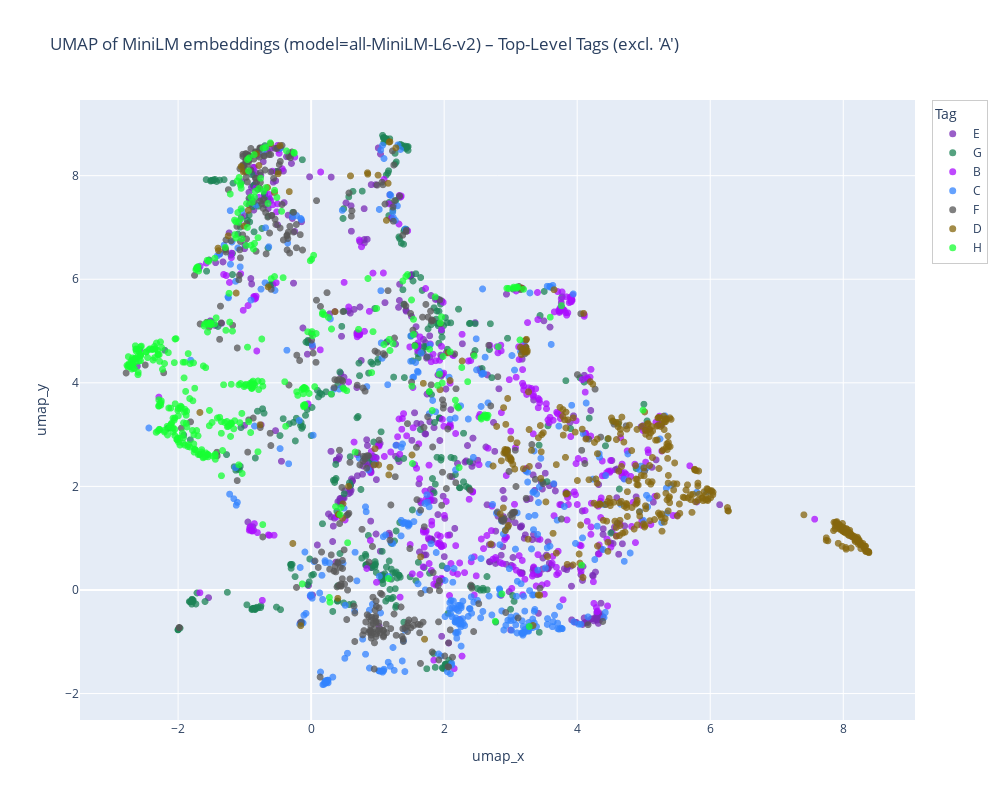

Here is the notebook cell this chart was saved with:
### Markdown cell above
# Top-Level Tag Embedding Visualization (Excluding 'A')
This notebook:

1. Loads MiniLM embeddings for files whose assigned tag is a *top-level* filing tag (no parent) except 'A'.
2. Samples up to `MAX_PER_TAG` items per tag for balance.
3. L2 normalizes embeddings, does PCA (pre-reduction) then UMAP to 2D.
4. Plots an interactive scatter with distinct colors per tag.

If no rows are returned (e.g., env vars / DB not set or tags missing), the notebook will report and skip plotting.

Adjustable knobs near the top: `MAX_PER_TAG`, `PCA_PRECOMP`, and `UMAP_PARAMS`.

### Code cell
if df_vis.empty:
    print("No data available for visualization. Check database connection, model name, or tag filters.")
else:
    # Ensure deterministic color mapping (sorted tags)
    unique_tags = sorted(df_vis['tag'].unique())
    color_discrete_sequence = px.colors.qualitative.Alphabet
    # If more tags than palette length, cycle
    palette = [color_discrete_sequence[i % len(color_discrete_sequence)] for i in range(len(unique_tags))]
    tag_color_map = {t: palette[i] for i, t in enumerate(unique_tags)}

    fig = px.scatter(
        df_vis,
        x='umap_x',
        y='umap_y',
        color='tag',
        hover_data=['file_id', 'filename', 'tag'],
        title=f"UMAP of MiniLM embeddings (model={MODEL_NAME}) – Top-Level Tags (excl. 'A')",
        width=1000,
        height=800,
        opacity=0.75,
        color_discrete_map=tag_color_map,
    )
    fig.update_layout(legend_title_text="Tag", legend=dict(itemsizing='trace', bordercolor='rgba(0,0,0,0.2)', borderwidth=1))
    fig.update_traces(marker=dict(size=7, line=dict(width=0)))
    fig.show()
    print("Visualization complete.")

### Figure 1 — Plotly figure (JSON) as saved in the notebook; plotly's stock layout.template omitted (floating-point values rounded to 4 significant figures; data arrays with more than 128 entries replaced by an {"elided": "..."} marker saying what was removed)
{"data": [{"customdata": {"elided": "400x3 mixed values"}, "hovertemplate": "tag=%{customdata[2]}<br>umap_x=%{x}<br>umap_y=%{y}<br>file_id=%{customdata[0]}<br>filename=%{customdata[1]}<extra></extra>", "legendgroup": "E", "marker": {"color": "#782AB6", "line": {"width": 0}, "opacity": 0.75, "size": 7, "symbol": "circle"}, "mode": "markers", "name": "E", "showlegend": true, "type": "scattergl", "x": {"elided": "400 float values"}, "xaxis": "x", "y": {"elided": "400 float values"}, "yaxis": "y"}, {"customdata": {"elided": "400x3 mixed values"}, "hovertemplate": "tag=%{customdata[2]}<br>umap_x=%{x}<br>umap_y=%{y}<br>file_id=%{customdata[0]}<br>filename=%{customdata[1]}<extra></extra>", "legendgroup": "G", "marker": {"color": "#1C8356", "line": {"width": 0}, "opacity": 0.75, "size": 7, "symbol": "circle"}, "mode": "markers", "name": "G", "showlegend": true, "type": "scattergl", "x": {"elided": "400 float values"}, "xaxis": "x", "y": {"elided": "400 float values"}, "yaxis": "y"}, {"customdata": {"elided": "400x3 mixed values"}, "hovertemplate": "tag=%{customdata[2]}<br>umap_x=%{x}<br>umap_y=%{y}<br>file_id=%{customdata[0]}<br>filename=%{customdata[1]}<extra></extra>", "legendgroup": "B", "marker": {"color": "#AA0DFE", "line": {"width": 0}, "opacity": 0.75, "size": 7, "symbol": "circle"}, "mode": "markers", "name": "B", "showlegend": true, "type": "scattergl", "x": {"elided": "400 float values"}, "xaxis": "x", "y": {"elided": "400 float values"}, "yaxis": "y"}, {"customdata": {"elided": "400x3 mixed values"}, "hovertemplate": "tag=%{customdata[2]}<br>umap_x=%{x}<br>umap_y=%{y}<br>file_id=%{customdata[0]}<br>filename=%{customdata[1]}<extra></extra>", "legendgroup": "C", "marker": {"color": "#3283FE", "line": {"width": 0}, "opacity": 0.75, "size": 7, "symbol": "circle"}, "mode": "markers", "name": "C", "showlegend": true, "type": "scattergl", "x": {"elided": "400 float values"}, "xaxis": "x", "y": {"elided": "400 float values"}, "yaxis": "y"}, {"customdata": {"elided": "400x3 mixed values"}, "hovertemplate": "tag=%{customdata[2]}<br>umap_x=%{x}<br>umap_y=%{y}<br>file_id=%{customdata[0]}<br>filename=%{customdata[1]}<extra></extra>", "legendgroup": "F", "marker": {"color": "#565656", "line": {"width": 0}, "opacity": 0.75, "size": 7, "symbol": "circle"}, "mode": "markers", "name": "F", "showlegend": true, "type": "scattergl", "x": {"elided": "400 float values"}, "xaxis": "x", "y": {"elided": "400 float values"}, "yaxis": "y"}, {"customdata": {"elided": "400x3 mixed values"}, "hovertemplate": "tag=%{customdata[2]}<br>umap_x=%{x}<br>umap_y=%{y}<br>file_id=%{customdata[0]}<br>filename=%{customdata[1]}<extra></extra>", "legendgroup": "D", "marker": {"color": "#85660D", "line": {"width": 0}, "opacity": 0.75, "size": 7, "symbol": "circle"}, "mode": "markers", "name": "D", "showlegend": true, "type": "scattergl", "x": {"elided": "400 float values"}, "xaxis": "x", "y": {"elided": "400 float values"}, "yaxis": "y"}, {"customdata": {"elided": "400x3 mixed values"}, "hovertemplate": "tag=%{customdata[2]}<br>umap_x=%{x}<br>umap_y=%{y}<br>file_id=%{customdata[0]}<br>filename=%{customdata[1]}<extra></extra>", "legendgroup": "H", "marker": {"color": "#16FF32", "line": {"width": 0}, "opacity": 0.75, "size": 7, "symbol": "circle"}, "mode": "markers", "name": "H", "showlegend": true, "type": "scattergl", "x": {"elided": "400 float values"}, "xaxis": "x", "y": {"elided": "400 float values"}, "yaxis": "y"}], "layout": {"height": 800, "legend": {"bordercolor": "rgba(0,0,0,0.2)", "borderwidth": 1, "itemsizing": "trace", "title": {"text": "Tag"}, "tracegroupgap": 0}, "title": {"text": "UMAP of MiniLM embeddings (model=all-MiniLM-L6-v2) – Top-Level Tags (excl. 'A')"}, "width": 1000, "xaxis": {"anchor": "y", "domain": [0, 1], "title": {"text": "umap_x"}}, "yaxis": {"anchor": "x", "domain": [0, 1], "title": {"text": "umap_y"}}}}
